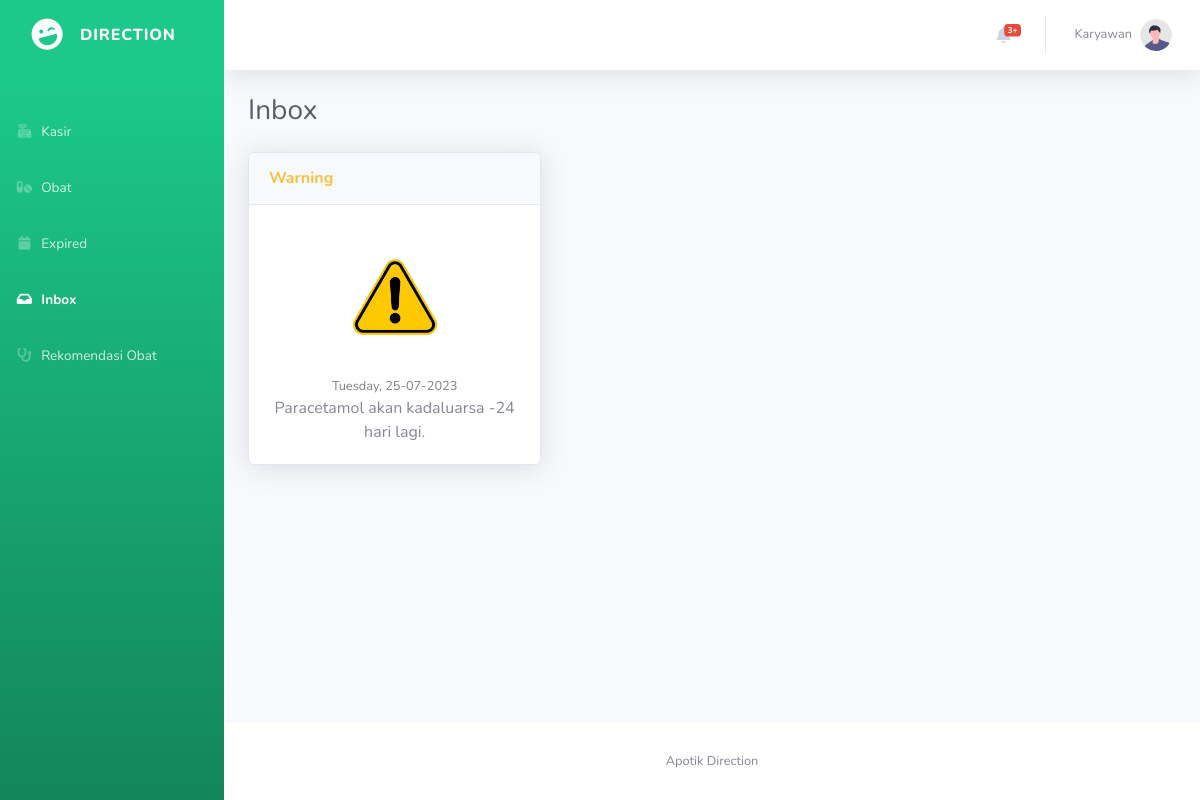
/inboxkaryawan.php, run on an earlier commit of the app's database.
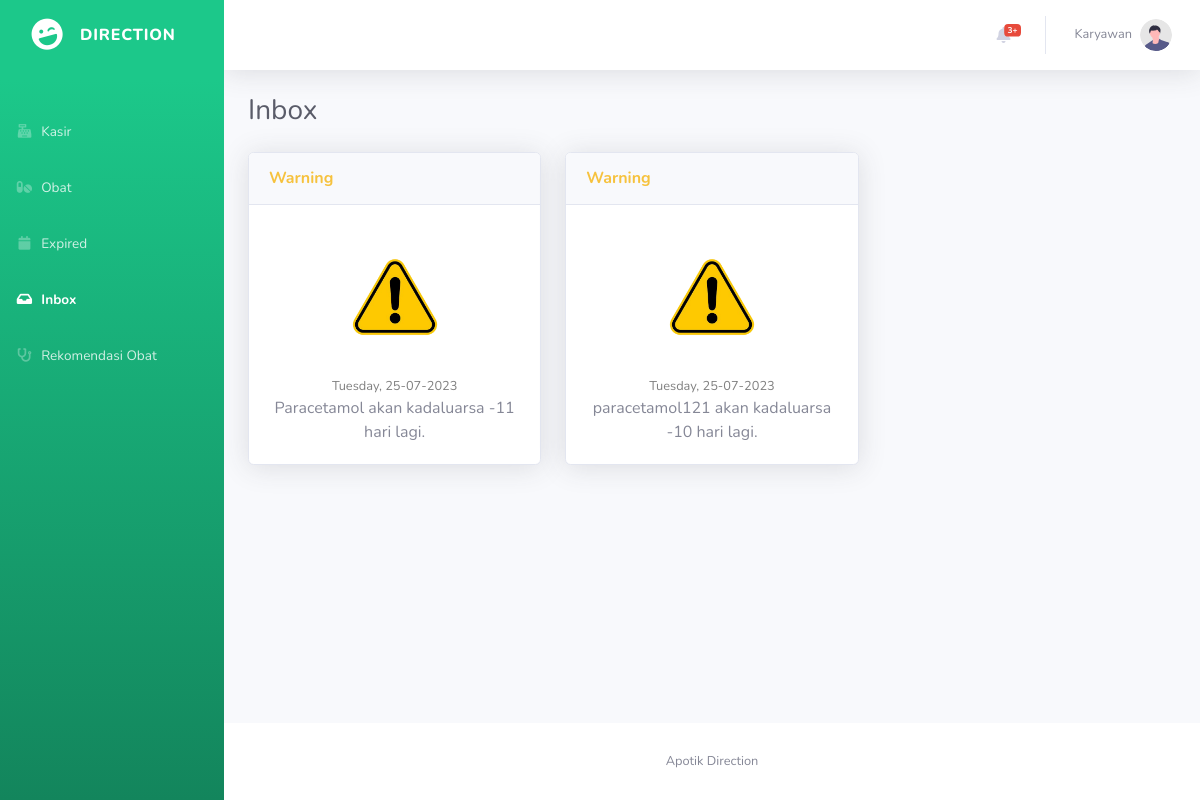
And on a later commit of the database.
### tables this page shows
CREATE TABLE `obat` (
  `ID_Obat` int(11) NOT NULL,
  `Nama_Obat` varchar(100) DEFAULT NULL,
  `Harga_Satuan` int(10) DEFAULT NULL,
  `Stok` int(11) DEFAULT NULL,
  `kode_produksi` varchar(255) DEFAULT NULL,
  `kadaluarsa` date DEFAULT NULL,
  `produsen` varchar(255) DEFAULT NULL,
  `penyimpanan` varchar(100) DEFAULT NULL,
  `id_apotek` int(11) DEFAULT NULL
);

### inboxkaryawan.php (the view, shortened to what this page needs)
<!DOCTYPE html>
<html lang="en">
  <head>
    <link href="vendor/fontawesome-free/css/all.min.css" rel="stylesheet" type="text/css" />
    <link href="css/sb-admin-2.min.css" rel="stylesheet" />
    <link href="vendor/datatables/dataTables.bootstrap4.min.css" rel="stylesheet" />
  </head>
  <body id="page-top">
    <div id="wrapper">
      <ul class="navbar-nav bg-gradient-success sidebar sidebar-dark accordion" id="accordionSidebar">
        <a class="sidebar-brand d-flex align-items-center justify-content-center" href="index.html">
          <div class="sidebar-brand-icon rotate-n-15">
            <i class="fas fa-laugh-wink"></i>
          </div>
          <div class="sidebar-brand-text mx-3">DIRECTION</div>
        </a>
        <li class="nav-item">
          <a class="nav-link" href="Paymentss.php">
          <i class="fas fa-fw fa-cash-register"></i>
            <span>Kasir</span>
          </a>
        </li>
        <li class="nav-item">
          <a class="nav-link" href="obatKaryawan.php">
            <i class="fas fa-fw fa-pills"></i>
            <span>Obat</span>
          </a>
        </li>
        <li class="nav-item">
          <a class="nav-link" href="Expiredkaryawan.php">
            <i class="fas fa-fw fa-calendar"></i>
            <span>Expired</span>
          </a>
        </li>
        <li class="nav-item active">
          <a class="nav-link" href="inboxkaryawan.php">
            <i class="fas fa-fw fa-inbox"></i>
            <span>Inbox</span>
          </a>
        </li>
        <li class="nav-item">
          <a class="nav-link" href="diagnosa.php">
            <i class="fas fa-fw fa-stethoscope"></i>
            <span>Rekomendasi Obat</span>
          </a>
        </li>
    </ul>
      <div id="content-wrapper" class="d-flex flex-column">
        <div id="content">
          <nav class="navbar navbar-expand navbar-light bg-white topbar mb-4 static-top shadow">
            <ul class="navbar-nav ml-auto">
              <li class="nav-item dropdown no-arrow mx-1">
                <a class="nav-link dropdown-toggle" href="#" id="alertsDropdown" role="button" data-toggle="dropdown" aria-haspopup="true" aria-expanded="false">
                  <i class="fas fa-bell fa-fw"></i>
                  <span class="badge badge-danger badge-counter">3+</span>
                </a>
              </li>
              <li class="nav-item dropdown no-arrow">
                <a class="nav-link dropdown-toggle" href="#" id="userDropdown" role="button" data-toggle="dropdown" aria-haspopup="true" aria-expanded="false">
                  <span class="mr-2 d-none d-lg-inline text-gray-600 small">Karyawan</span>
                  <img class="img-profile rounded-circle" src="img/undraw_profile.svg" />
                </a>
              </li>
            </ul>
          </nav>
          <div class="container-fluid">
            <div class="d-sm-flex align-items-center justify-content-between mb-4">
              <h1 class="h3 mb-0 text-gray-800">Inbox</h1>
            </div>
            <div class="row">
                <?php
                  include 'koneksi.php';
                  $query ="SELECT DATEDIFF(kadaluarsa, CURRENT_DATE()) AS selisih_hari, Nama_Obat, kode_produksi, produsen, Stok, Harga_Satuan,penyimpanan
                  FROM obat WHERE kadaluarsa <= DATE_ADD(CURRENT_DATE(), INTERVAL 7 DAY);;";
                  $kadaluarsa = mysqli_query($koneksi, $query);
                  while($row = mysqli_fetch_assoc($kadaluarsa)){?>
                    <div class="col-lg-4 mb-4">
                      <div class="card shadow mb-4">
                        <div class="card-header py-3">
                          <h6 class="m-0 font-weight-bold text-warning">Warning</h6>
                        </div>
                        <div class="card-body">
                          <div class="text-center">
                            <img class="img-fluid px-3 px-sm-4 mt-3 mb-4" style="width: 10rem" src="img\warning.png" alt="..." />
                            <div class="small text-black-50"><?php echo date('l, d-m-Y');?></div>
                            <?php echo $row["Nama_Obat"]?> akan kadaluarsa <?php echo $row["selisih_hari"] ?> hari lagi.
                          </div>
                        </div>
                      </div>
                    </div>
                  <?php
                  }
                  ?>
            </div>
          </div>
        </div>
        <footer class="sticky-footer bg-white">
          <div class="container my-auto">
            <div class="copyright text-center my-auto">
              <span>Apotik Direction</span>
            </div>
          </div>
        </footer>
      </div>
    </div>
  </body>
</html>

What changed in the data, as far as the page shows it:
changed obat "Paracetamol": selisih_hari "-24" → "-11"
added obat: Nama_Obat "paracetamol121", selisih_hari "-10"
